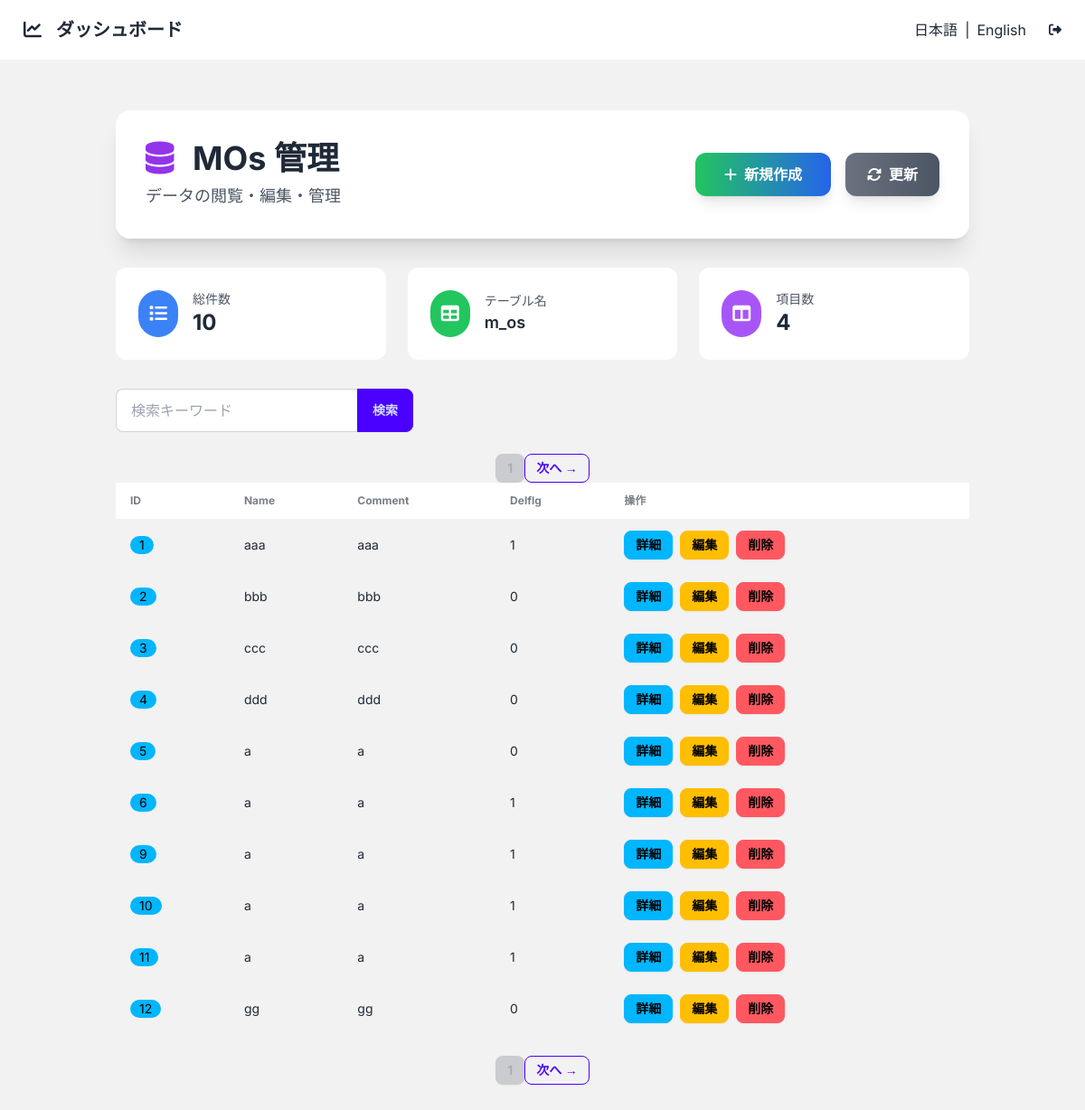
Before: /m_os/ (signed in) with the older database file.
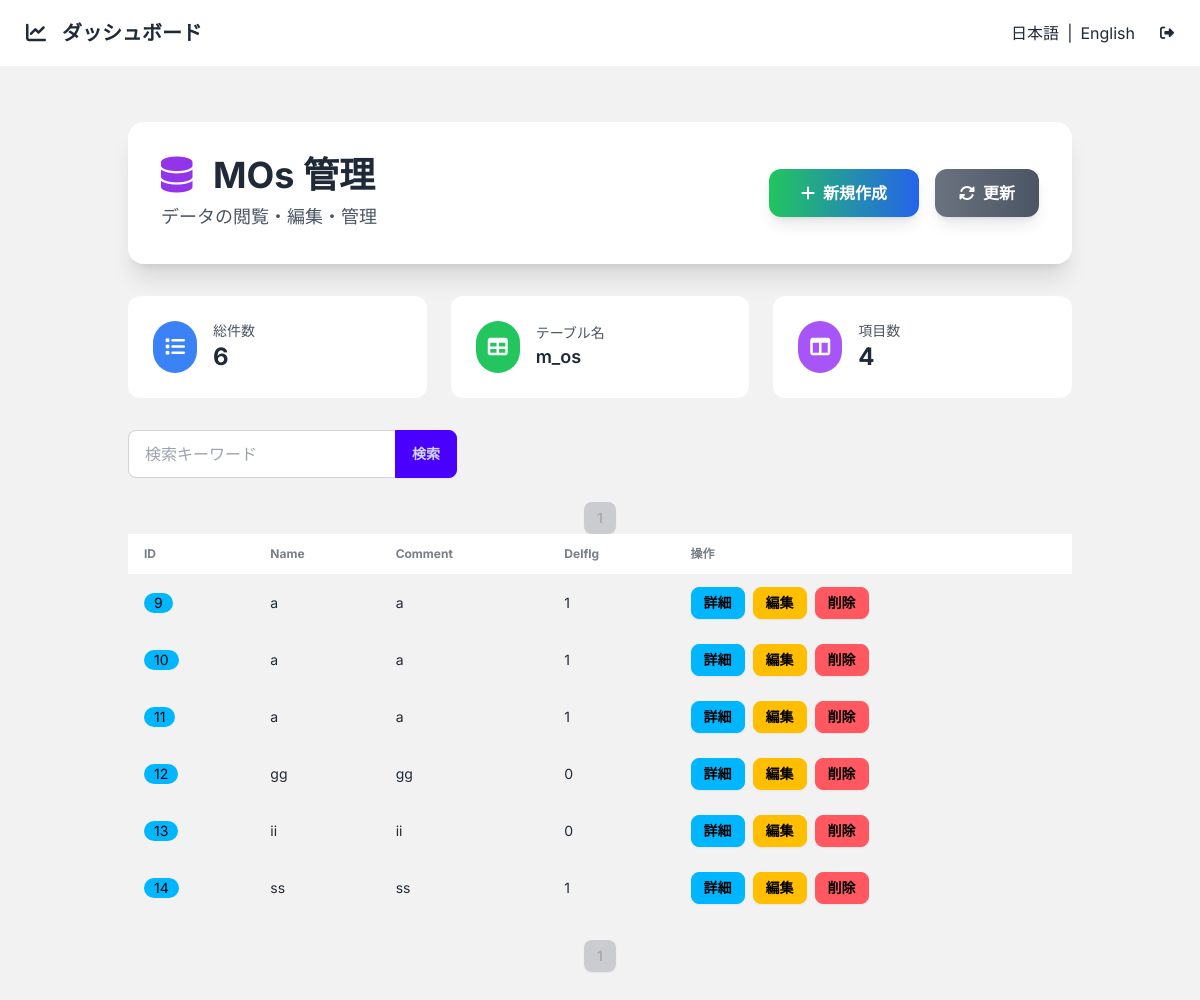
After: the same page with the newer database file.
### app/models/m_os.py (models this page shows)
class MOs(BaseModel):
    __tablename__ = "m_os"
    name = Column(String(50))
    comment = Column(String(200))
    delflg = Column(Integer, nullable=True, default=0)

### app/core/base_crud.py (the view)
        @router.get("/", response_class=HTMLResponse)
        async def read_items(
            request: Request,
            db: Session = Depends(get_db),
            current_user=Depends(get_current_user),
            page: int = 1,
            per_page: int = 10,
            q: str = None
        ):
            query = db.query(model)
            if q:
                filters = [
                    col.ilike(f"%{q}%")
                    for col in model.__table__.columns
                    if hasattr(col.type, "python_type") and col.type.python_type == str
                ]
                if filters:
                    query = query.filter(or_(*filters))
            total = query.count()
            items = query.offset((page - 1) * per_page).limit(per_page).all()
            fields = [col for col in model.__table__.columns if col.name != 'id']
            return templates.TemplateResponse(
                f"{template_base}/list.html",
                {
                    "request": request,
                    "items": items,
                    "fields": fields,
                    "table_name": model.__tablename__,
                    "model_name": model.__name__,
                    "page": page,
                    "per_page": per_page,
                    "total": total,
                    "q": q or ""
                }
            )

### app/templates/m_os/list.html
{% extends "base_list.html" %}
{% set new_url = '/' ~ table_name ~ '/new' %}
{% block header_title %}{{ model_name }} 管理{% endblock %}

### app/templates/partials/_table.html (shortened to what this page needs)
<div class="slide-in overflow-x-auto">
    <table class="table table-zebra table-pin-rows w-full">
        <thead>
        <tr>
            <th>ID</th>
            {% for field in fields %}
            <th>{{ field.name.replace('_', ' ').title() }}</th>
            {% endfor %}
            <th>操作</th>
        </tr>
        </thead>
        <tbody>
        {% for item in items %}
        <tr class="hover">
            <td><span class="badge badge-info">{{ item.id }}</span></td>
            {% for field in fields %}
            <td>{{ item[field.name] if item[field.name] is not none else '—' }}</td>
            {% endfor %}
            <td>
                <div class="flex gap-2">
                    <a href="/{{ table_name }}/{{ item.id }}" class="btn btn-info btn-sm">詳細</a>
                    <a href="/{{ table_name }}/{{ item.id }}/edit" class="btn btn-warning btn-sm">編集</a>
                    <button
                        type="button"
                        class="btn btn-error btn-sm"
                        data-delete-url="/{{ table_name }}/{{ item.id }}"
                        hx-target="closest tr"
                        hx-swap="outerHTML swap:1s"
                        onclick="showDeleteModal(this)">
                        削除
                    </button>
                </div>
            </td>
        </tr>
        {% endfor %}
        </tbody>
    </table>
</div>

Changed rows visible on the page:
removed MOs: id "1", name "aaa" "aaa" "1"
removed MOs: id "2", name "bbb" "bbb" "0"
removed MOs: id "3", name "ccc" "ccc" "0"
removed MOs: id "4", name "ddd" "ddd" "0"
removed MOs: id "5", name "a" "a" "0"
removed MOs: id "6", name "a" "a" "1"
now on this page (row unchanged): MOs: id "13", name "ii" "ii" "0"
now on this page (row unchanged): MOs: id "14", name "ss" "ss" "1"
Other visible differences:
{{ items|length }}: "10" → "6"
text no longer shown: "次へ → 次へ →"
